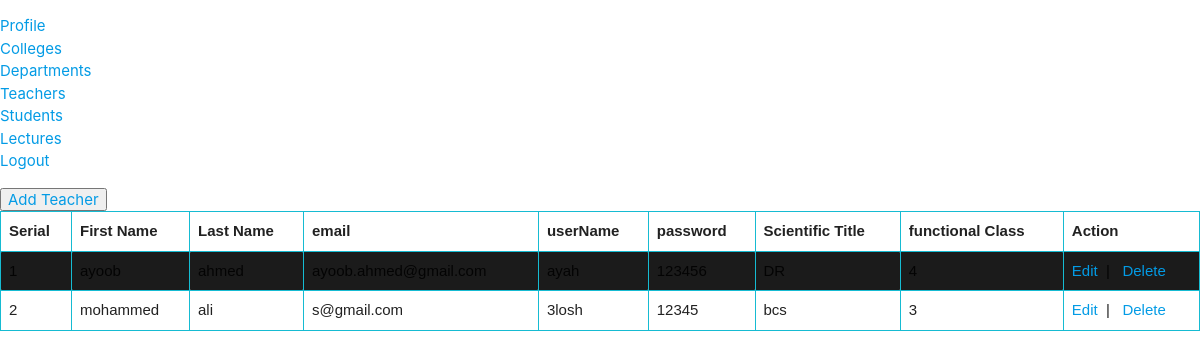
The app's page /teacher/Teacher.php (signed in) with its own data.
### tables this page shows
CREATE TABLE `staff` (
  `ID_stf` int(11) NOT NULL,
  `stf_first_name` varchar(20) NOT NULL,
  `stf_last_name` varchar(20) NOT NULL,
  `stf_email` varchar(25) NOT NULL,
  `stf_user_name` varchar(15) NOT NULL,
  `stf_password` varchar(20) NOT NULL,
  `stf_scientific_title` varchar(20) NOT NULL,
  `stf_functional_class` varchar(10) NOT NULL,
  `dep_id` int(11) DEFAULT NULL,
  `unv_id` int(11) DEFAULT NULL
);

### teacher/Teacher.php (the view, shortened to what this page needs)
<?php
$host = "localhost";
$user = "root";
$password = "";
$db = "unvdb";
$link = mysqli_connect($host,$user,$password,$db);
?>
<!DOCTYPE html>
<html>
<head>
 <link rel="stylesheet" href="https://cdnjs.cloudflare.com/ajax/libs/materialize/1.0.0/css/materialize.min.css">
<link rel="stylesheet" href="https://cdnjs.cloudflare.com/ajax/libs/uikit/3.0.3/css/uikit.min.css" />
</head>
<div>
        <ul>
        <li><a href="../welcomeAdmin.php">Profile</a></li>
            <li><a href="../college/college.php">Colleges</a></li>
            <li><a href="../Deb/Deb.php">Departments</a></li>
            <li><a href="Teacher.php">Teachers</a></li>
            <li><a href="../student/Student.php">Students</a></li>
            <li><a href="../lec/Lec.php">Lectures</a></li>
            <li><a href="../logOut.php">Logout</a></li>
        </ul>
        <button><a href="addTeacher.php">Add Teacher</a></button>
    </div>
<?php
if (isset($_SESSION['email']) == true) {
    $sql = "select * from staff";
    $result = mysqli_query($link, $sql);
    ?>
    <table class="table table-striped">
        <tr>
            <th>Serial</th>
            <th>First Name</th>
            <th>Last Name</th>
            <th>email</th>
            <th>userName</th>
            <th>password</th>
            <th>Scientific Title</th>
            <th>functional Class</th>
            <th>Action</th>
        </tr>
        <?php
        if ($result) {
            $i = 0;
            foreach ($result as $sdata) {
                $i++;
                ?>
                <tr>
                    <td><?php echo $i;?></td>
                    <td><?php echo $sdata['stf_first_name']?></td>
                    <td><?php echo $sdata['stf_last_name']?></td>
                    <td><?php echo $sdata['stf_email']?></td>
                    <td><?php echo $sdata['stf_user_name']?></td>
                    <td><?php echo $sdata['stf_password']?></td>
                    <td><?php echo $sdata['stf_scientific_title']?></td>
                    <td><?php echo $sdata['stf_functional_class']?></td>
                    <td>
                        <a  href="editTeacher.php?id=<?php echo $sdata['ID_stf'];?>">Edit</a>&nbsp&nbsp|&nbsp&nbsp
                        <a  href="deleteTeacher.php?id=<?php echo $sdata['ID_stf'];?>">Delete</a>
                    </td>
                </tr>
            <?php } }else{?>
            <tr><td colspan="5"><h2>No data found</h2></td></tr>
        <?php } ?>
    </table>
    <?php
}else{
    header("location: loginAdmin.php");
}
?>
</html>

### teacher/Teacher.php (style rules this page uses)
table { font-family: arial, sans-serif; border-collapse: collapse; width: 100%; }
td, th { border: 1px solid #16BBD2; text-align: left; padding: 8px; }
tr:nth-child(even) { background-color: #1B1B1B; }

### records on screen
staff: stf_first_name "ayoob", stf_last_name "ahmed", stf_email "ayoob.ahmed@gmail.com", stf_user_name "ayah", stf_password "123456", stf_scientific_title "DR", stf_functional_class "4"
staff: stf_first_name "mohammed", stf_last_name "ali", stf_email "s@gmail.com", stf_user_name "3losh", stf_password "12345", stf_scientific_title "bcs", stf_functional_class "3"
